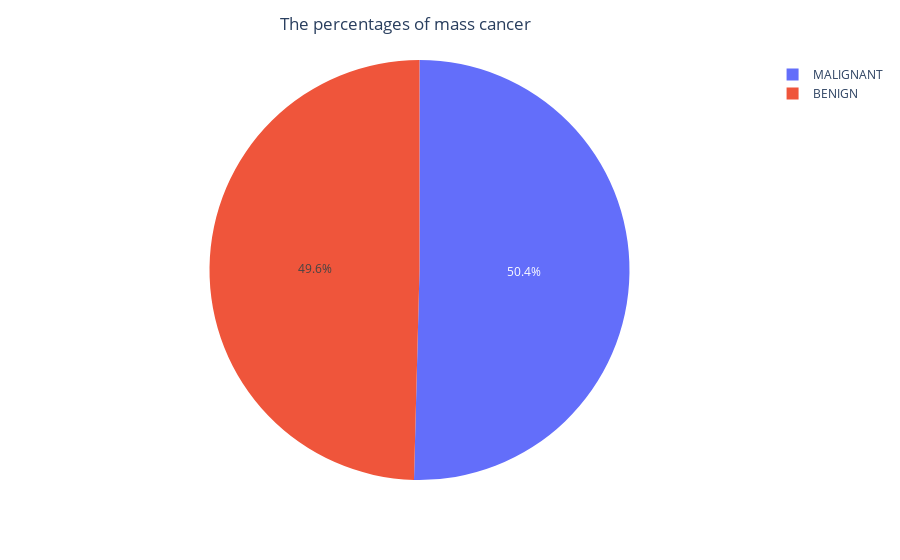

Source (notebook cell):
### Code cell
# show the percentage.
show_pie_plot(full_data, output_folder, "cancer_distr_before_split_pie")

### Figure 1 — Plotly figure (JSON) as saved in the notebook; plotly's stock layout.template omitted (floating-point values rounded to 4 significant figures)
{"data": [{"customdata": [["MALIGNANT"], ["BENIGN"]], "domain": {"x": [0, 1], "y": [0, 1]}, "hovertemplate": "pathology=%{customdata[0]}<br>count=%{value}<extra></extra>", "labels": ["MALIGNANT", "BENIGN"], "legendgroup": "", "marker": {"colors": ["#636efa", "#EF553B"]}, "name": "", "showlegend": true, "type": "pie", "values": [784, 771]}], "layout": {"legend": {"tracegroupgap": 0}, "margin": {"t": 60}, "title": {"text": "The percentages of mass cancer", "x": 0.45}}}
